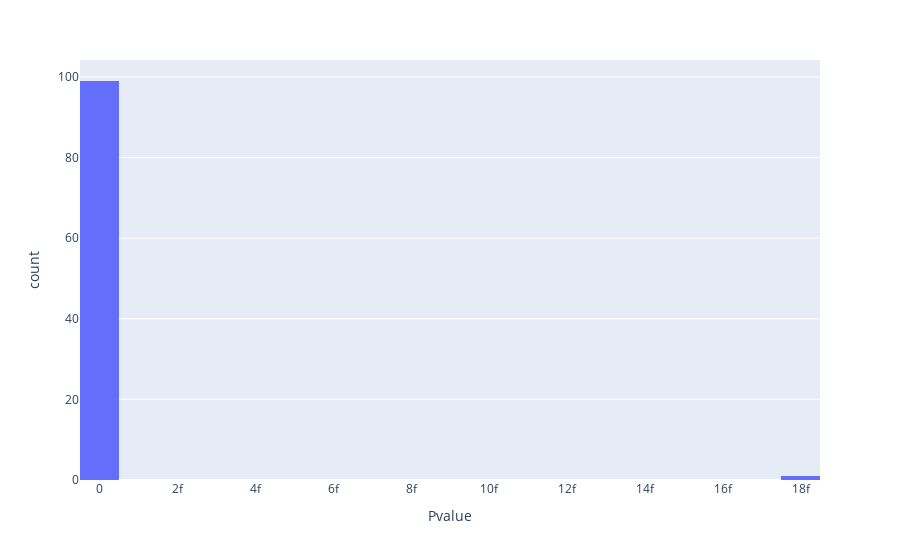

Notebook source saved alongside this figure:
### Code cell
import plotly.express as pxd
fig = px.histogram(df['Pvalue'], x='Pvalue')
fig.show()

### Figure 1 — Plotly figure (JSON) as saved in the notebook; plotly's stock layout.template omitted (floating-point values rounded to 4 significant figures)
{"data": [{"alignmentgroup": "True", "bingroup": "x", "hovertemplate": "Pvalue=%{x}<br>count=%{y}<extra></extra>", "legendgroup": "", "marker": {"color": "#636efa", "pattern": {"shape": ""}}, "name": "", "offsetgroup": "", "orientation": "v", "showlegend": false, "type": "histogram", "x": [0, 0, 0, 9.334e-85, 1.23e-270, 0, 0, 9.403e-305, 0, 1.129e-100, 0, 0, 0, 0, 0, 0, 0, 0, 0, 0, 1.092e-168, 0, 0, 0, 0, 0, 0, 5.912e-229, 0, 0, 0, 0, 0, 0, 0, 0, 0, 0, 0, 1.787e-14, 6.241e-234, 0, 0, 0, 0, 0, 0, 1.99e-151, 0, 1.239e-95, 8.517e-302, 0, 0, 8.337e-68, 7.342e-231, 0, 0, 0, 0, 0, 5.006e-286, 0, 0, 0, 0, 8.248e-254, 1.493e-18, 1.115e-201, 0, 0, 0, 5.463e-305, 0, 0, 6.937e-303, 0, 0, 0, 0, 0, 1.192e-54, 0, 0, 0, 0, 0, 0, 0, 0, 0, 1.823e-241, 0, 0, 0, 0, 0, 2.965e-311, 0, 0, 7.372e-260], "xaxis": "x", "yaxis": "y"}], "layout": {"autosize": true, "barmode": "relative", "legend": {"tracegroupgap": 0}, "margin": {"t": 60}, "xaxis": {"anchor": "y", "autorange": true, "domain": [0, 1], "range": [-5e-16, 1.85e-14], "title": {"text": "Pvalue"}, "type": "linear"}, "yaxis": {"anchor": "x", "autorange": true, "domain": [0, 1], "range": [0, 104.2], "title": {"text": "count"}}}}
